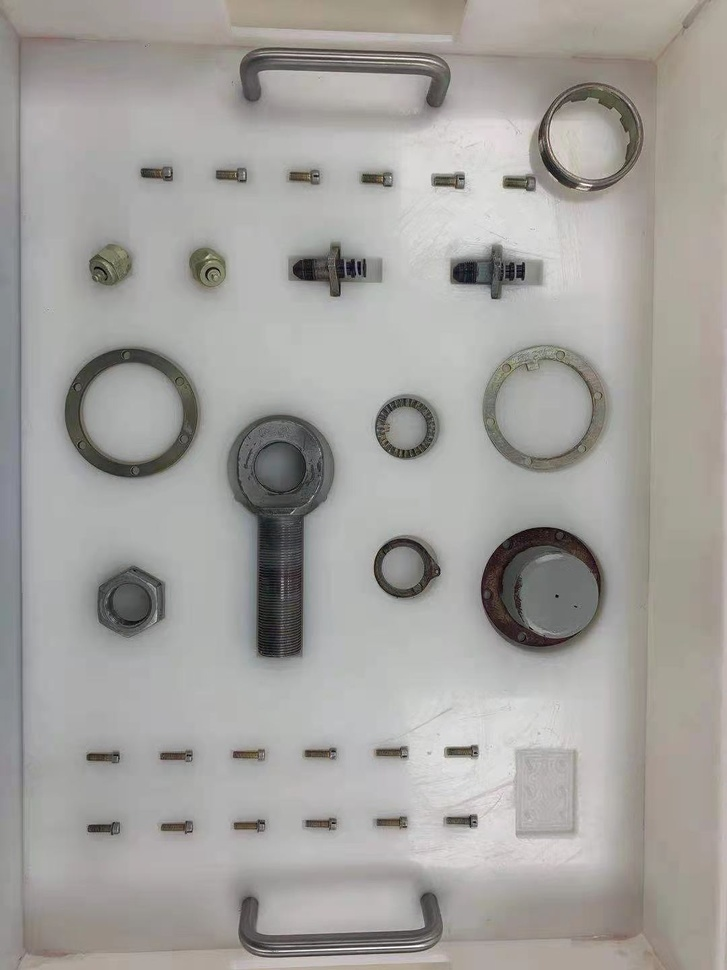
#> input picture opencv-operation/images/full.jpg, 727 x 970 px, shrunk from 1080 x 1440 before the run
$ python thresholding3.py
#> lines starting #> are read from the running program, lines starting #| are printed output that depends on the picture; after the words box and inside, x2 and y2 are one past the last pixel; in counts of white or black regions, pixels touching at a corner belong together
import cv2
import matplotlib.pyplot as plt

img_path="../images/full.jpg"
img=cv2.imread(img_path)
#> img is the input picture: shape (970, 727, 3); mean B, G, R 157.4, 160.8, 162.9
gray=cv2.cvtColor(img,cv2.COLOR_BGR2GRAY)
# 中值滤波
image=cv2.medianBlur(gray,5)
# 普通二值化
ret1,th1=cv2.threshold(image,127,255,cv2.THRESH_BINARY)
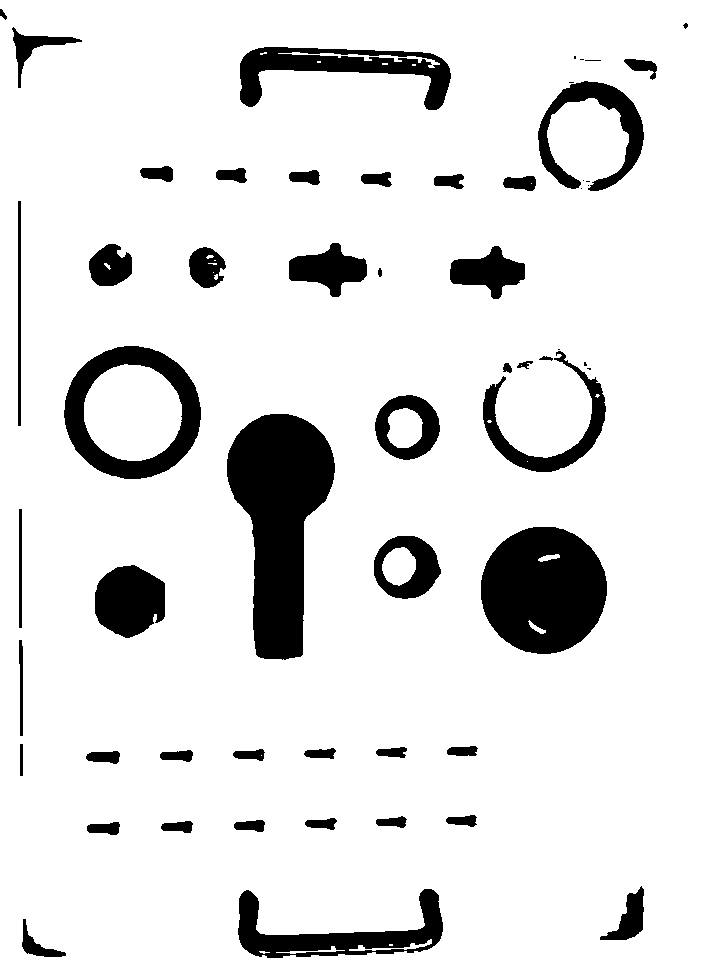
#> th1: shape (970, 727); 88.9% white; 57 black regions (12 under 20 px), largest, box (x1, y1, x2, y2) and area: (227, 414, 335, 660) 16153, (481, 527, 607, 654) 12396, (64, 346, 201, 479) 6754
# 平均阈值
th2=cv2.adaptiveThreshold(image,255,cv2.ADAPTIVE_THRESH_MEAN_C,cv2.THRESH_BINARY,11,3)
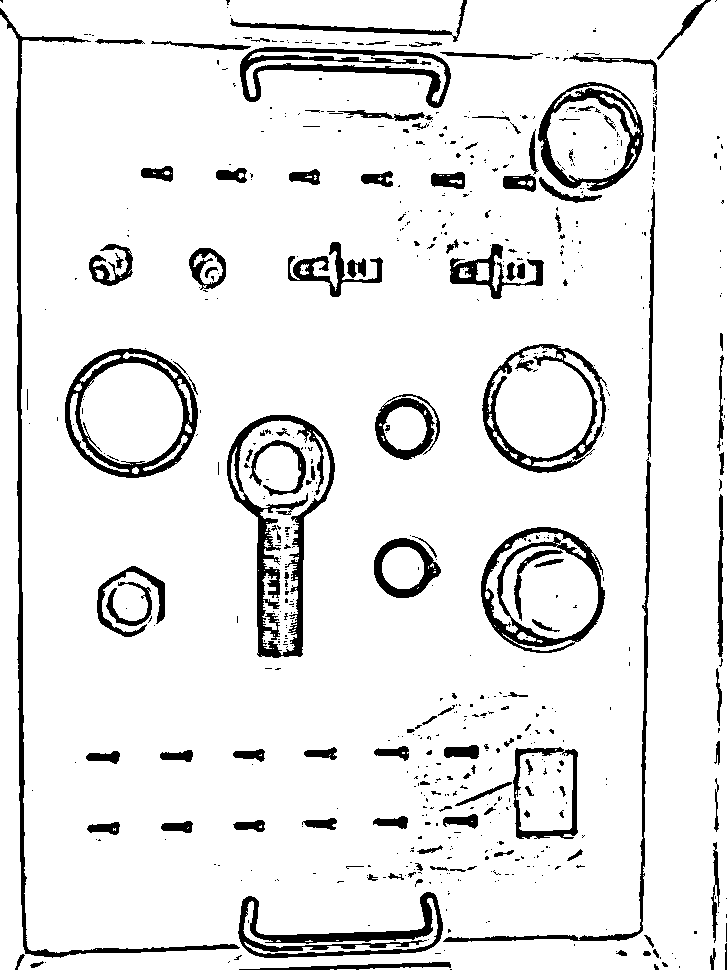
#> th2: shape (970, 727); 90.9% white; 664 black regions (522 under 20 px), largest, box (x1, y1, x2, y2) and area: (227, 415, 335, 658) 5484, (0, 8, 240, 958) 5180, (65, 348, 198, 478) 3998
# 高斯阈值
th3=cv2.adaptiveThreshold(image,255,cv2.ADAPTIVE_THRESH_GAUSSIAN_C,cv2.THRESH_BINARY,11,3)
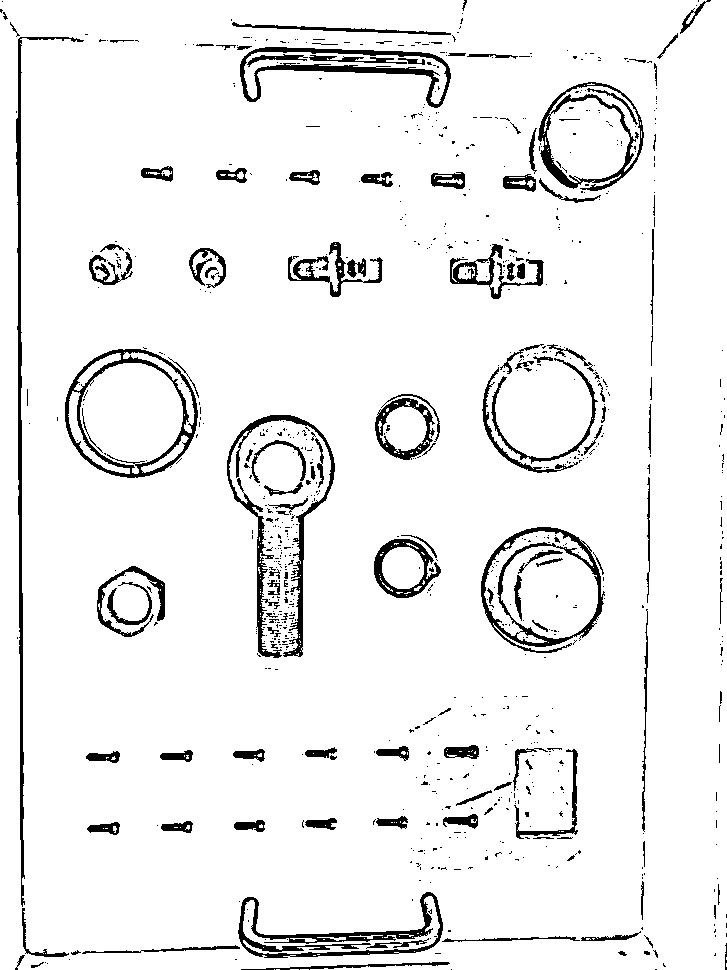
#> th3: shape (970, 727); 93.5% white; 863 black regions (721 under 20 px), largest, box (x1, y1, x2, y2) and area: (227, 415, 335, 658) 3230, (16, 37, 84, 907) 3075, (238, 892, 443, 958) 3045

titles=['original','Global Thresholding','Adaptive Mean Thresholding','Adaptive Gaussian Thresholding']
images=[image,th1,th2,th3]
plt.figure(figsize=(10,5))
for i in range(4):
    plt.subplot(2,2,i+1)
    plt.imshow(images[i],'gray')
    plt.axis('off')
    plt.title(titles[i])

plt.show()
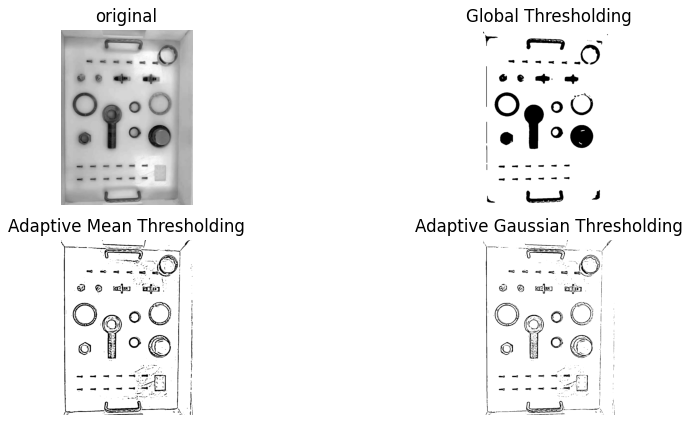
#> figure drawn by matplotlib, 4 panels


"""自适应阈值"""

$ run again, with opencv-operation/images/002.jpg copied over opencv-operation/images/full.jpg
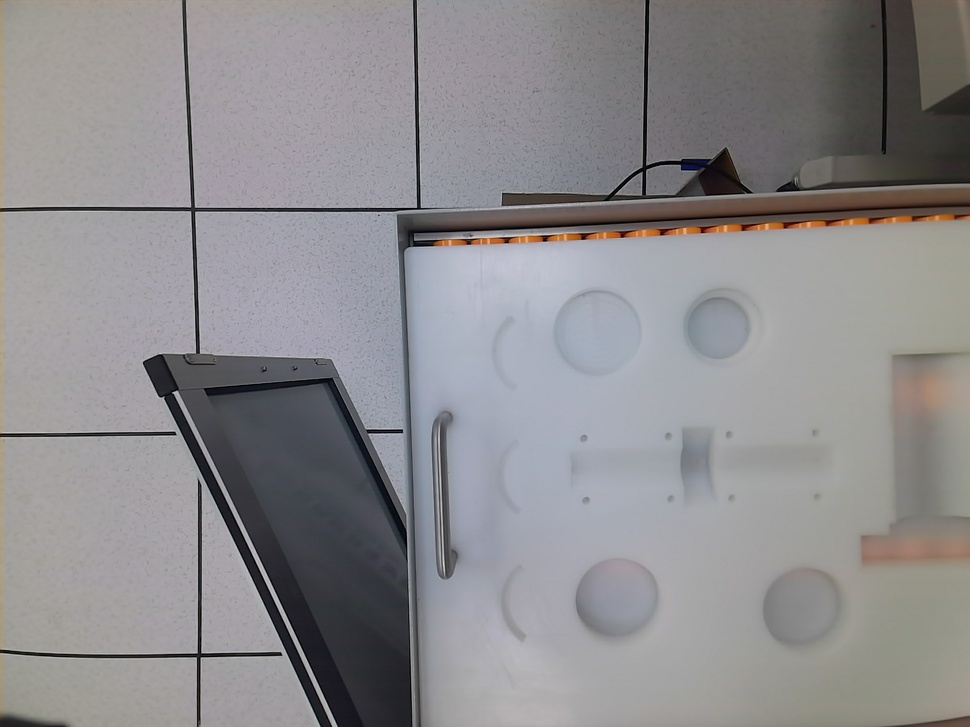
#> input picture opencv-operation/images/002.jpg, 970 x 727 px, shrunk from 2048 x 1536 before the run
#> img is the input picture: shape (727, 970, 3); mean B, G, R 141.4, 139.3, 140.9
#> `ret1,th1=cv2.threshold(image,127,255,cv2.THRESH_BINARY)`:
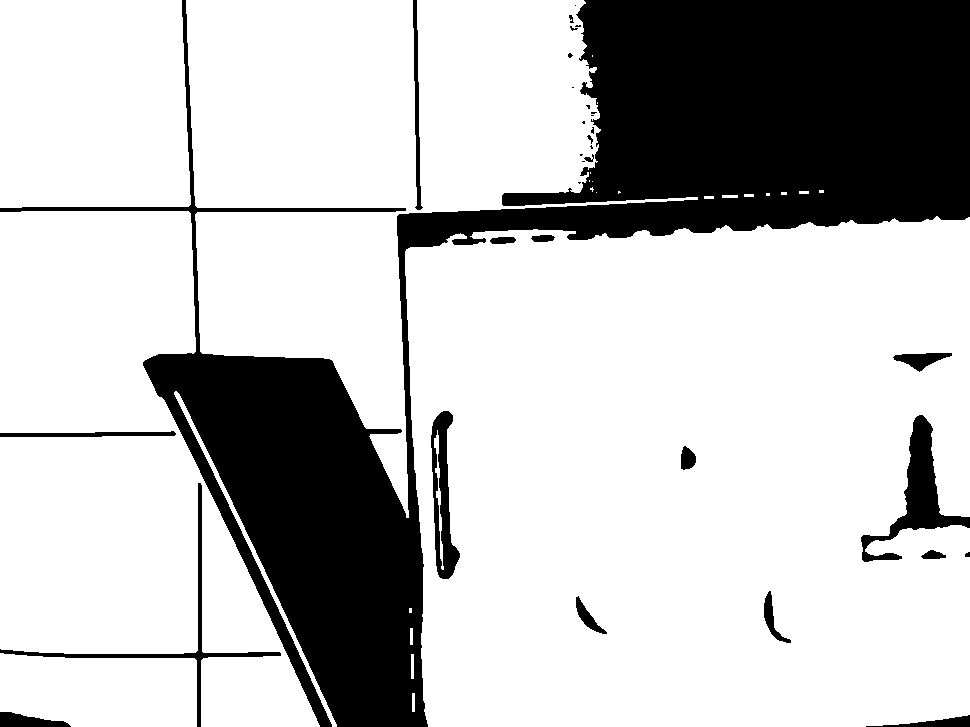
#> th1: shape (727, 970); 75.8% white; 33 black regions (14 under 20 px), largest, box (x1, y1, x2, y2) and area: (0, 0, 970, 727) 157283, (861, 415, 970, 562) 3924, (431, 411, 460, 579) 2384
#> th2: shape (727, 970); 92.7% white; 1110 black regions (1034 under 20 px), largest, box (x1, y1, x2, y2) and area: (0, 0, 409, 727) 11229, (397, 188, 970, 727) 8018, (502, 0, 776, 206) 3772
#> th3: shape (727, 970); 94.7% white; 669 black regions (600 under 20 px), largest, box (x1, y1, x2, y2) and area: (0, 0, 409, 727) 8779, (397, 188, 970, 727) 6711, (502, 0, 776, 206) 3146
#> `plt.show()`:
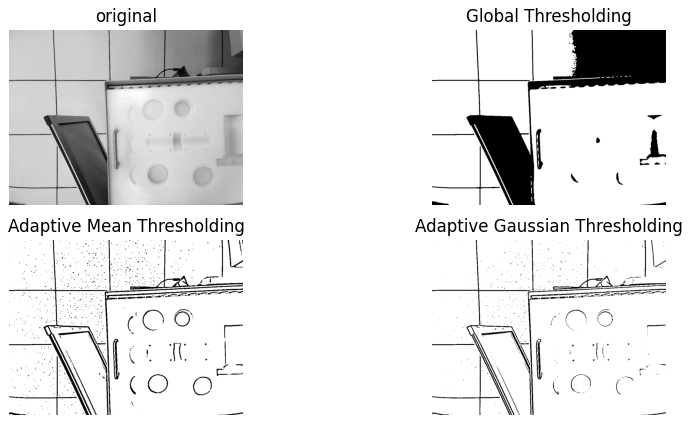
#> figure drawn by matplotlib, 4 panels

$ run again, with opencv-operation/images/13.jpg copied over opencv-operation/images/full.jpg
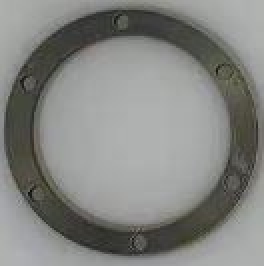
#> input picture opencv-operation/images/13.jpg, 132 x 133 px (shown 2 times larger)
#> img is the input picture: shape (133, 132, 3); mean B, G, R 129.5, 132.9, 131.8
#> `ret1,th1=cv2.threshold(image,127,255,cv2.THRESH_BINARY)`:
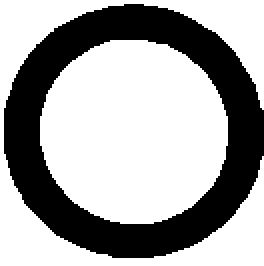
#> th1: shape (133, 132) (shown 2 times larger); 64.8% white; 1 black region, box (x1, y1, x2, y2) and area: (2, 2, 132, 129) 6178
#> th2: shape (133, 132); 77.8% white; 11 black regions (9 under 20 px), largest, box (x1, y1, x2, y2) and area: (2, 4, 129, 128) 3830, (107, 16, 120, 31) 24
#> `th3=cv2.adaptiveThreshold(image,255,cv2.ADAPTIVE_THRESH_GAUSSIAN_C,cv2..`:
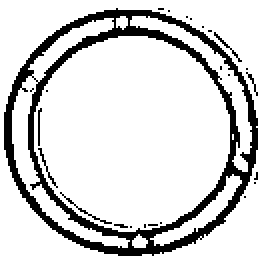
#> th3: shape (133, 132) (shown 2 times larger); 84.1% white; 25 black regions (20 under 20 px), largest, box (x1, y1, x2, y2) and area: (2, 4, 129, 128) 2627, (30, 96, 56, 112) 32, (19, 74, 29, 94) 26, (107, 16, 121, 31) 25, (19, 54, 21, 73) 20
